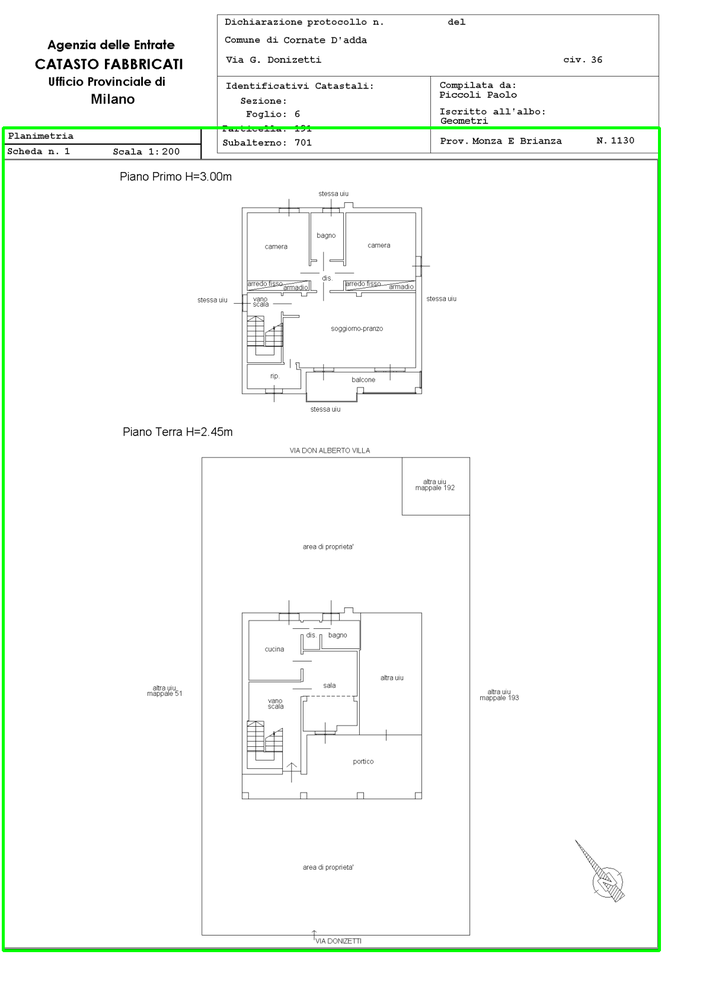
#> input picture PlanParser/largest_rect_debug.png, 706 x 999 px, shrunk from 1191 x 1684 before the run
$ python -i crop_base_rectangle.py   (imports and definitions only)
#> lines starting #> are read from the running program, lines starting #| are printed output that depends on the picture; after the words box and inside, x2 and y2 are one past the last pixel; in counts of white or black regions, pixels touching at a corner belong together
import os
import cv2

def crop_base_rectangle_from_debug(debug_image_path, output_cropped_path, inner_padding_px=5):
#> called with debug_image_path = 'largest_rect_debug.png', output_cropped_path = 'out.png', inner_padding_px = 5
    if os.path.exists(output_cropped_path):
        print(f"[SKIP] {output_cropped_path} already exists.")
        return
    if not os.path.exists(debug_image_path):
        print(f"File non trovato: {debug_image_path}")
        return
    image_bgr = cv2.imread(debug_image_path)
#> image_bgr is the input picture: shape (999, 706, 3); mean B, G, R 247.1, 250.3, 247.1
    if image_bgr is None:
        print("Impossibile leggere l'immagine di debug.")
        return
    hsv = cv2.cvtColor(image_bgr, cv2.COLOR_BGR2HSV)
#> hsv: shape (999, 706, 3); mean H, S, V 1.6, 3.3, 250.3
    lower_green = (40, 100, 80)
    upper_green = (85, 255, 255)
    green_mask = cv2.inRange(hsv, lower_green, upper_green)
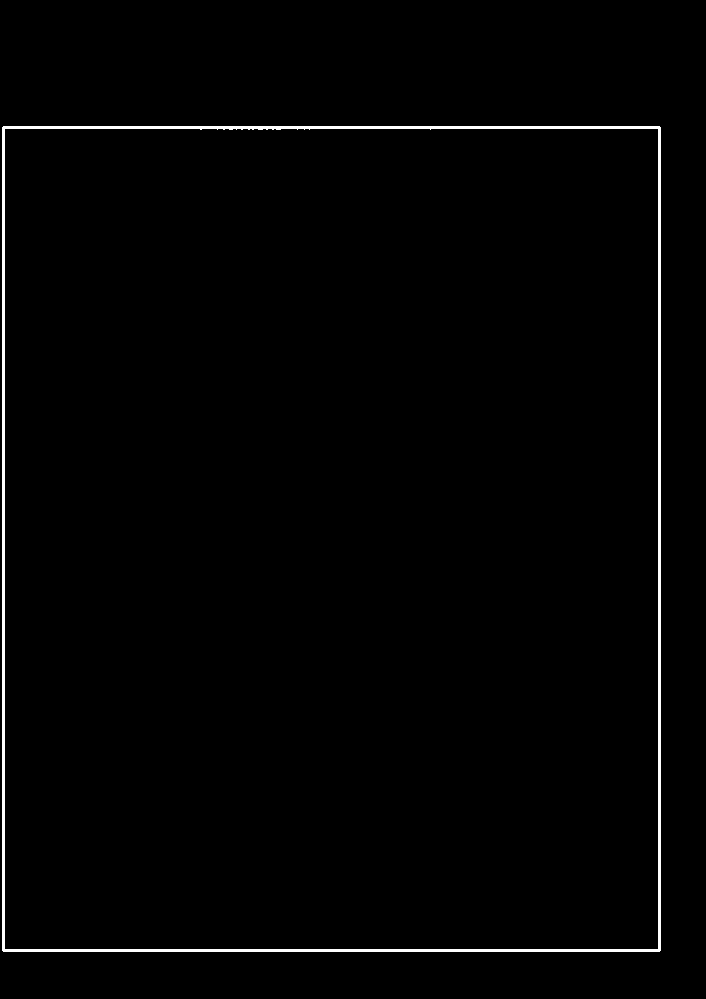
#> green_mask: shape (999, 706); 1.3% white; 1 white region, box (x1, y1, x2, y2) and area: (2, 126, 661, 952) 8904
    kernel = cv2.getStructuringElement(cv2.MORPH_RECT, (3, 3))
    green_mask = cv2.dilate(green_mask, kernel, iterations=1)
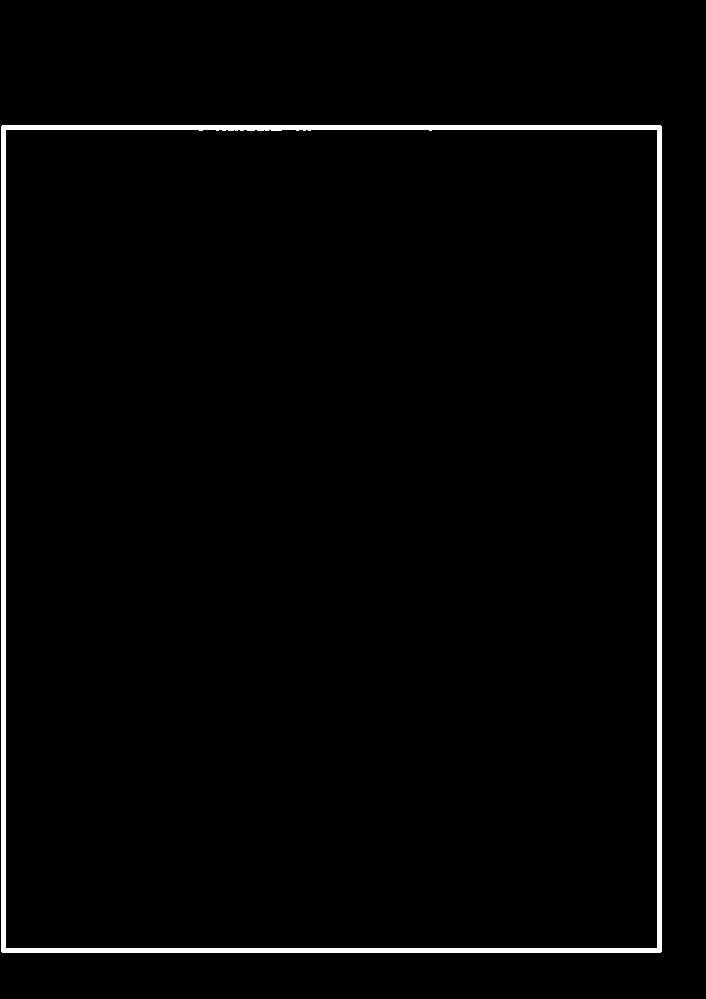
#> green_mask: shape (999, 706); 2.1% white; 1 white region, box (x1, y1, x2, y2) and area: (1, 125, 662, 953) 14852
#> (the run stopped early here; a loop or call above may not have finished)
